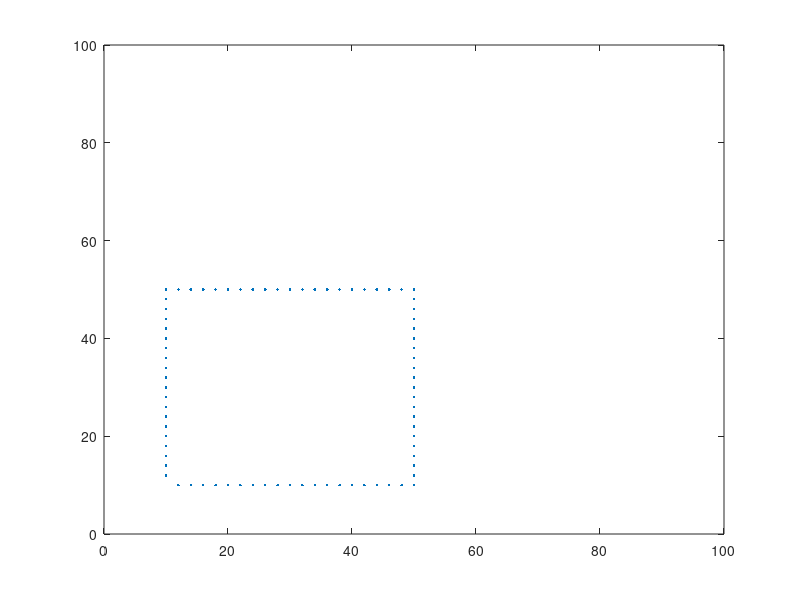

MATLAB code for this plot:

axis([0 100 0 100])
v = [];
w=[];

z=zeros(80,2)

for ii = 1:20
  v = [v 10];
end
for ii = 1:20
 w = [w 10+(2*ii)];
end

for ii = 1:20
  v = [v 50];
end
for ii = 1:20
 w = [w 10+(2*ii)];
end

for ii = 1:20
  v = [v 10+(2*ii)];
end
for ii = 1:20
 w = [w 10];
end

for ii = 1:20
  v = [v 10+(2*ii)];
end
for ii = 1:20
 w = [w 50];
end

% Above this the point cloud is set up%
z=cat(1,v,w)
zf= transpose(z)
zf   % This is the matrix to be passed to function
v  % Show v
w
plot(v,w,'.')
z
axis([0 100 0 100])




x=[]
y=[]
a=zeros(80,2)

y = rescale(w,20,30) 

x = rescale(v,20,30)











